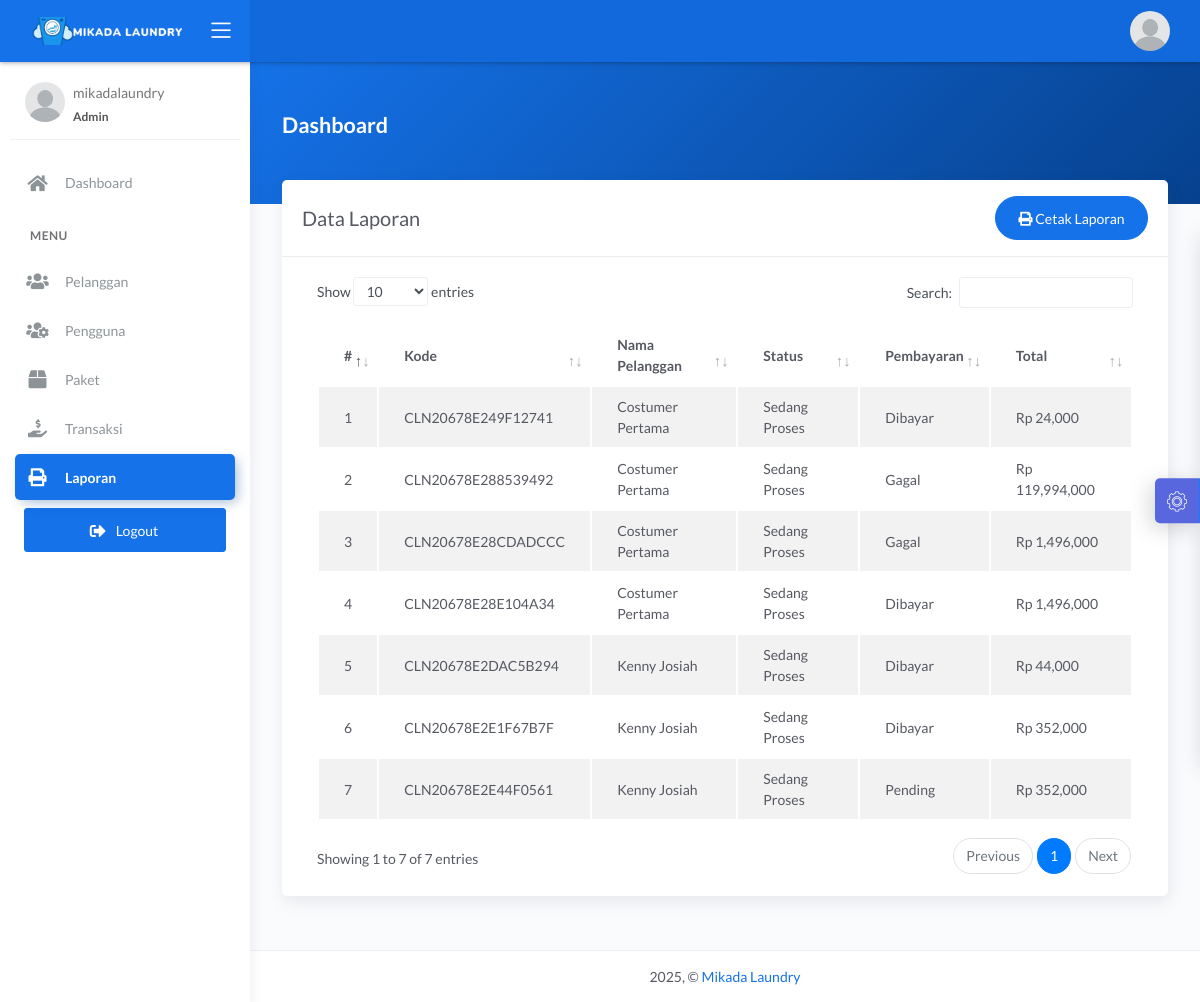
The app's page /manage/admin/laporan.php (signed in) with its own data.
### tables this page shows
CREATE TABLE `transaksi` (
  `id_transaksi` int(11) NOT NULL,
  `kode_invoice` varchar(228) DEFAULT NULL,
  `id_pelanggan` int(11) DEFAULT NULL,
  `tgl` datetime DEFAULT NULL,
  `batas_waktu` datetime DEFAULT NULL,
  `tgl_pembayaran` datetime DEFAULT NULL,
  `biaya_tambahan` int(11) DEFAULT NULL,
  `diskon` double DEFAULT NULL,
  `pajak` int(11) DEFAULT NULL,
  `status` enum('Baru','Sedang Proses','Selesai','Diambil') DEFAULT NULL,
  `status_bayar` enum('Dibayar','Belum','Pending','Gagal') DEFAULT NULL,
  `id_user` int(11) DEFAULT NULL,
  `id_paket` int(11) DEFAULT NULL
);

CREATE TABLE `pelanggan` (
  `id_pelanggan` int(11) NOT NULL,
  `nama_pelanggan` varchar(228) NOT NULL,
  `alamat_pelanggan` text NOT NULL,
  `jenis_kelamin` enum('L','P') NOT NULL,
  `telp_pelanggan` varchar(15) NOT NULL,
  `no_ktp` varchar(30) NOT NULL
);

CREATE TABLE `detail_transaksi` (
  `id_detail` int(11) NOT NULL,
  `id_transaksi` int(11) NOT NULL,
  `id_paket` int(11) NOT NULL,
  `qty` double NOT NULL,
  `total_harga` double NOT NULL,
  `keterangan` text DEFAULT NULL,
  `total_bayar` int(11) NOT NULL
);

### manage/admin/laporan.php (the view, shortened to what this page needs)
<?php
$title = 'Data Laporan';
require 'koneksi.php';
$user_role = $_SESSION['role'];
if ($user_role == 'admin') {
    $query = "SELECT transaksi.*, pelanggan.nama_pelanggan, detail_transaksi.total_harga, detail_transaksi.total_bayar,
              transaksi.biaya_tambahan, transaksi.pajak, transaksi.diskon
              FROM transaksi
              INNER JOIN pelanggan ON pelanggan.id_pelanggan = transaksi.id_pelanggan
              INNER JOIN detail_transaksi ON detail_transaksi.id_transaksi = transaksi.id_transaksi";
} else if ($user_role == 'user') {
    $id_pelanggan = $_SESSION['id_pelanggan'];
    $query = "SELECT transaksi.*, pelanggan.nama_pelanggan, detail_transaksi.total_harga, detail_transaksi.total_bayar,
              transaksi.biaya_tambahan, transaksi.pajak, transaksi.diskon
              FROM transaksi
              INNER JOIN pelanggan ON pelanggan.id_pelanggan = transaksi.id_pelanggan
              INNER JOIN detail_transaksi ON detail_transaksi.id_transaksi = transaksi.id_transaksi
              WHERE transaksi.id_pelanggan = '$id_pelanggan'";
}
$data = mysqli_query($conn, $query);
require 'header.php';
?>
<div class="panel-header bg-primary-gradient">
    <div class="page-inner py-5">
        <div class="d-flex align-items-left align-items-md-center flex-column flex-md-row">
            <div>
                <h2 class="text-white pb-2 fw-bold">Dashboard</h2>
            </div>
        </div>
    </div>
</div>
<div class="page-inner mt--5">
    <div class="row">
        <div class="col-md-12">
            <div class="card">
                <div class="card-header">
                    <div class="d-flex align-items-center">
                        <h4 class="card-title"><?= $title; ?></h4>
                        <a href="cetak.php" target="_blank" class="btn btn-primary btn-round ml-auto">
                            <i class="fas fa-print"></i>
                            Cetak Laporan
                        </a>
                    </div>
                </div>
                <div class="card-body">
                    <div class="table-responsive">
                        <table id="basic-datatables" class="display table table-striped table-hover">
                            <thead>
                                <tr>
                                    <th style="width: 7%">#</th>
                                    <th>Kode</th>
                                    <th>Nama Pelanggan</th>
                                    <th>Status</th>
                                    <th>Pembayaran</th>
                                    <th>Total</th>
                                </tr>
                            </thead>
                            <tbody>
                                <?php
                                $no = 1;
                                if (mysqli_num_rows($data) > 0) {
                                    while ($trans = mysqli_fetch_assoc($data)) {
                                        $total = ($trans['total_harga'] + $trans['biaya_tambahan'] + $trans['pajak']) * (1 - $trans['diskon']);
                                ?>
                                        <tr>
                                            <td><?= $no++; ?></td>
                                            <td><?= $trans['kode_invoice']; ?></td>
                                            <td><?= $trans['nama_pelanggan']; ?></td>
                                            <td><?= $trans['status']; ?></td>
                                            <td><?= $trans['status_bayar']; ?></td>
                                            <td><?= 'Rp ' . number_format($total); ?></td>
                                        </tr>
                                <?php }
                                } else {
                                    echo '<tr><td colspan="6">Tidak ada data transaksi.</td></tr>';
                                }
                                ?>
                            </tbody>
                        </table>
                    </div>
                </div>
            </div>
        </div>
    </div>
</div>
<?php
require 'footer.php';
?>

### manage/admin/header.php (shortened to what this page needs)
<!DOCTYPE html>
<html lang="en">
<head>
    <link rel="stylesheet" href="../assets/css/bootstrap.min.css">
    <link rel="stylesheet" href="../assets/css/atlantis.min.css">
    <link rel="stylesheet" href="../assets/css/demo.css">
</head>
<body>
    <div class="wrapper">
        <div class="main-header">
            <div class="logo-header" data-background-color="blue">
                <a href="./" class="logo">
                    <img style="width: 80%;" src="../assets/img/mikada Laundry.png" alt="navbar brand" class="navbar-brand">
                </a>
                <div class="nav-toggle">
                    <button class="btn btn-toggle toggle-sidebar">
                        <i class="icon-menu"></i>
                    </button>
                </div>
            </div>
            <nav class="navbar navbar-header navbar-expand-lg" data-background-color="blue2">
                <div class="container-fluid">
                    <ul class="navbar-nav topbar-nav ml-md-auto align-items-center">
                        <li class="nav-item dropdown hidden-caret">
                            <a class="dropdown-toggle profile-pic" data-toggle="dropdown" href="#" aria-expanded="false">
                                <div class="avatar-sm">
                                    <img src="<?= !empty($_SESSION['profile_image']) ? $_SESSION['profile_image'] : '../assets/img/default_profile.jpg'; ?>" alt="..." class="avatar-img rounded-circle">
                                </div>
                            </a>
                        </li>
                    </ul>
                </div>
            </nav>
        </div>
        <div class="sidebar sidebar-style-2">
            <div class="sidebar-wrapper scrollbar scrollbar-inner">
                <div class="sidebar-content">
                    <div class="user">
                        <div class="avatar-sm float-left mr-2">
                            <img src="<?= !empty($_SESSION['profile_image']) ? $_SESSION['profile_image'] : '../assets/img/default_profile.jpg'; ?>" alt="..." class="avatar-img rounded-circle">
                        </div>
                        <div class="info">
                            <a data-toggle="collapse" href="#collapseExample" aria-expanded="true">
                                <span>
                                    <?= $_SESSION['username']; ?>
                                    <span class="user-level"><?php if ($_SESSION['role'] == 'admin') {
                                                                    echo "Admin";
                                                                } else if ($_SESSION['role'] == 'user') {
                                                                    echo "User";
                                                                } ?></span>
                                </span>
                            </a>
                        </div>
                    </div>
                    <ul class="nav nav-primary">
                        <li class="nav-item <?php if ($title == 'Selamat Datang, ' . $_SESSION['username']) {
                            echo 'active';
                            } ?>">
                            <a href="./" class="collapsed" aria-expanded="false">
                                <i class="fas fa-home"></i>
                                <p>Dashboard</p>
                            </a>
                        </li>
                        <li class="nav-section">
                            <h4 class="text-section">MENU</h4>
                        </li>
                        <li class="nav-item <?php if ($title == 'Data Pelanggan') {
                                                echo 'active';
                                            } ?>">
                            <a href="pelanggan.php">
                                <i class="fas fa-users"></i>
                                <p>Pelanggan</p>
                            </a>
                        </li>
                        <li class="nav-item <?php if ($title == 'Data Pengguna') {
                                                echo 'active';
                                            } ?>">
                            <a href="pengguna.php">
                                <i class="fas fa-users-cog"></i>
                                <p>Pengguna</p>
                            </a>
                        </li>
                        <li class="nav-item <?php if ($title == 'Data Paket') {
                                                echo 'active';
                                            } ?>"">
                            <a href=" paket.php">
                            <i class="fas fa-box"></i>
                            <p>Paket</p>
                            </a>
                        </li>
                        <li class="nav-item <?php if ($title == 'Data Transaksi') {
                                                echo 'active';
                                            } ?>"">
                            <a href=" transaksi.php">
                            <i class="fas fa-hand-holding-usd"></i>
                            <p>Transaksi</p>
                            </a>
                        </li>
                        <li class="nav-item <?php if ($title == 'Data Laporan') {
                                                echo 'active';
                                            } ?>"">
                            <a href=" laporan.php">
                            <i class="fas fa-print"></i>
                            <p>Laporan</p>
                            </a>
                        </li>
                        <li class="mx-4 mt-2">
                            <a href="logout.php" onclick="return confirm('Keluar dari halaman ini?');" class="btn btn-primary btn-block"><span class="btn-label mr-2"> <i class="fas fa-sign-out-alt"></i> </span>Logout</a>
                        </li>
                    </ul>
                </div>
            </div>
        </div>
        <div class="main-panel">
            <div class="content">

### manage/admin/footer.php (shortened to what this page needs)
<footer class="footer">
    <div class="container-fluid">
    <div class="copyright ml-auto mr-auto">
        <span id="currentYear"></span>, © <a href="./">Mikada Laundry</a>
    </div>
    </div>
</footer>
</div>
<div class="custom-template">
    <div class="custom-toggle">
        <i class="flaticon-settings"></i>
    </div>
</div>
</div>
</body>
</html>

### manage/assets/css/demo.css (style rules this page uses)
.custom-template { position: fixed; top: 50%; transform: translateY(-50%); right: -325px; width: 325px; height: max-content; display: block; z-index: 1; background: #ffffff; transition: all .3s; z-index: 1003; box-shadow: -1px 1px 20px rgba(69, 65, 78, 0.15); border-top-left-radius: 5px; border-bottom-left-radius: 5px; transition: all .5s; }
.custom-template .custom-toggle { position: absolute; width: 45px; height: 45px; background: rgb(88, 103, 221); top: 50%; left: -45px; transform: translateY(-50%); display: flex; align-items: center; justify-content: center; text-align: center; border-top-left-radius: 5px; border-bottom-left-radius: 5px; border-right: 1px solid #177dff; cursor: pointer; color: #ffffff; box-shadow: -5px 5px 20px rgba(69, 65, 78, 0.21); }
.custom-template .custom-toggle i { font-size: 20px; animation: 1.3s spin linear infinite; }

### manage/admin/header.php (style rules this page uses)
@media (min-width: 769px) { .logo img { width: 100%; } }

### records on screen
transaksi: kode_invoice "CLN20678E249F12741", id_pelanggan.nama_pelanggan "Costumer Pertama", status "Sedang Proses", status_bayar "Dibayar", total "24,000"
transaksi: kode_invoice "CLN20678E288539492", id_pelanggan.nama_pelanggan "Costumer Pertama", status "Sedang Proses", status_bayar "Gagal", total "119,994,000"
transaksi: kode_invoice "CLN20678E28CDADCCC", id_pelanggan.nama_pelanggan "Costumer Pertama", status "Sedang Proses", status_bayar "Gagal", total "1,496,000"
transaksi: kode_invoice "CLN20678E28E104A34", id_pelanggan.nama_pelanggan "Costumer Pertama", status "Sedang Proses", status_bayar "Dibayar", total "1,496,000"
transaksi: kode_invoice "CLN20678E2DAC5B294", id_pelanggan.nama_pelanggan "Kenny Josiah", status "Sedang Proses", status_bayar "Dibayar", total "44,000"
transaksi: kode_invoice "CLN20678E2E1F67B7F", id_pelanggan.nama_pelanggan "Kenny Josiah", status "Sedang Proses", status_bayar "Dibayar", total "352,000"
transaksi: kode_invoice "CLN20678E2E44F0561", id_pelanggan.nama_pelanggan "Kenny Josiah", status "Sedang Proses", status_bayar "Pending", total "352,000"

### other values on screen
$_SESSION['username'] "mikadalaundry"
$title "Data Laporan"
